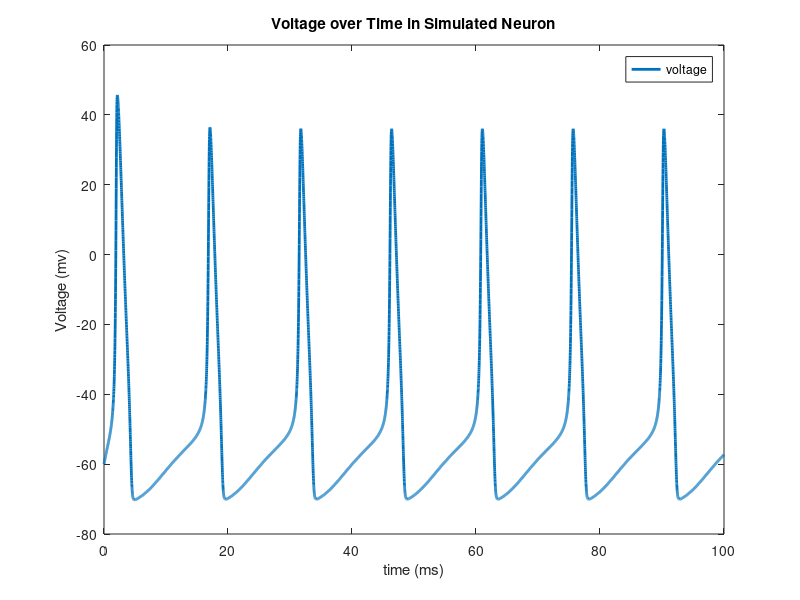

The MATLAB source for this figure:
simulationTime = 100; 
deltaT=.01;
t=0:deltaT:simulationTime;

changeTimes = [0]; 
currentLevels = [10]; 

I(1:numel(t)) = currentLevels;

gbar_K=36; gbar_Na=120; g_L=.3;
E_K = -12.14; E_Na=115.17; E_L=10.58;
C=1;

V=0;
alpha_n = .01 * ( (10-V) / (exp((10-V)/10)-1) ); 
beta_n = .125*exp(-V/80); 
alpha_m = .1*( (25-V) / (exp((25-V)/10)-1) ); 
beta_m = 4*exp(-V/18); 
alpha_h = .07*exp(-V/20); 
beta_h = 1/(exp((30-V)/10)+1); 

n(1) = alpha_n/(alpha_n+beta_n); 
m(1) = alpha_m/(alpha_m+beta_m); 
h(1) = alpha_h/(alpha_h+beta_h); 

for i=1:numel(t)-1 
    
    alpha_n(i) = .01 * ( (10-V(i)) / (exp((10-V(i))/10)-1) );
    beta_n(i) = .125*exp(-V(i)/80);
    alpha_m(i) = .1*( (25-V(i)) / (exp((25-V(i))/10)-1) );
    beta_m(i) = 4*exp(-V(i)/18);
    alpha_h(i) = .07*exp(-V(i)/20);
    beta_h(i) = 1/(exp((30-V(i))/10)+1);
    
    I_Na = (m(i)^3) * gbar_Na * h(i) * (V(i)-E_Na); 
    I_K = (n(i)^4) * gbar_K * (V(i)-E_K); 
    I_L = g_L *(V(i)-E_L); 
    I_ion = I(i) - I_K - I_Na - I_L; 
    
    V(i+1) = V(i) + deltaT*I_ion/C;
    n(i+1) = n(i) + deltaT*(alpha_n(i) *(1-n(i)) - beta_n(i) * n(i)); 
    m(i+1) = m(i) + deltaT*(alpha_m(i) *(1-m(i)) - beta_m(i) * m(i)); 
    h(i+1) = h(i) + deltaT*(alpha_h(i) *(1-h(i)) - beta_h(i) * h(i)); 

end

V = V-60;

plot(t,V,'LineWidth',2)
hold on
legend({'voltage'})
ylabel('Voltage (mv)')
xlabel('time (ms)')
title('Voltage over Time in Simulated Neuron')